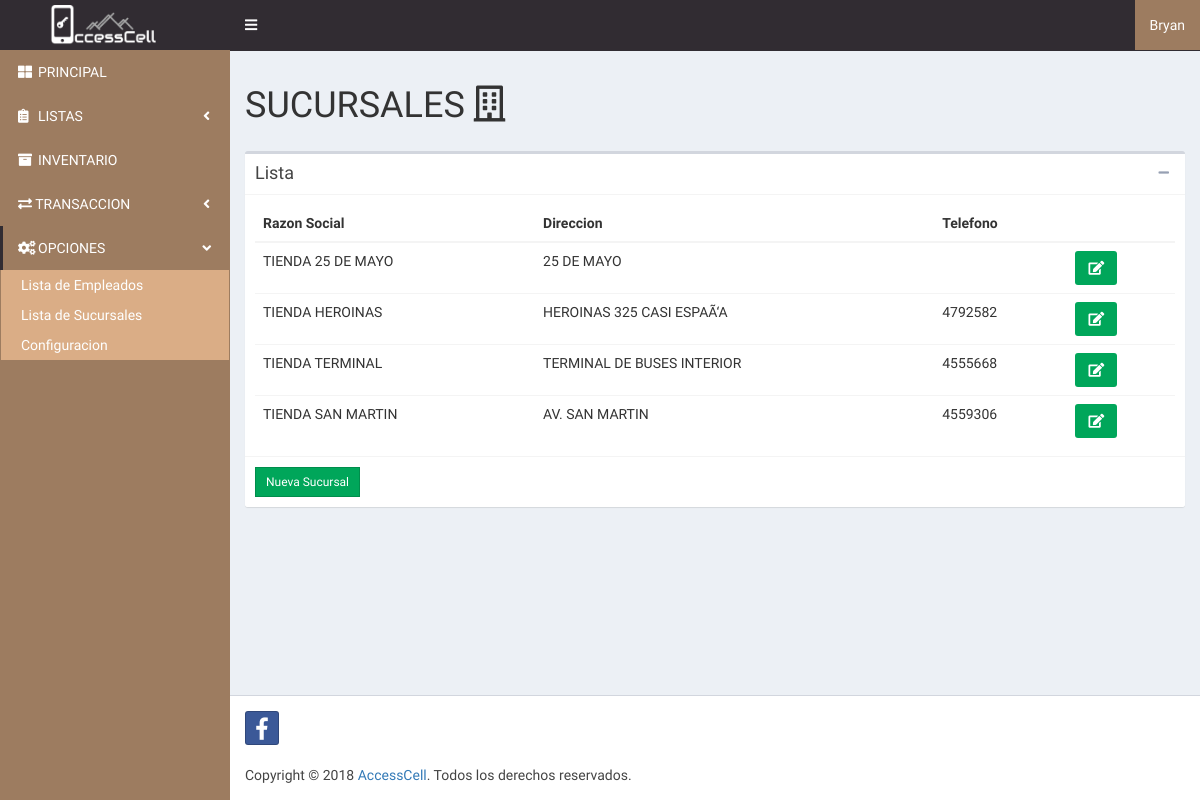
Screenshot of /admin-list-sucursales.php (signed in) with the database file from the repository.
### tables this page shows
CREATE TABLE `sucursal` (
  `idsucursal` int(11) NOT NULL,
  `razon_social` varchar(100) NOT NULL,
  `direccion` varchar(150) NOT NULL,
  `telefono` varchar(15) NOT NULL
);

### admin-list-sucursales.php (the view, shortened to what this page needs)
<!DOCTYPE html>
<html lang="es">
<head>
    <?php include_once('includes/head.php');?>
</head>
<body class="hold-transition skin-primary sidebar-mini">
    <div class="wrapper">
        <?php $page='OPCIONES'; include 'includes/admin-header.php';?>
            <?php include 'includes/admin-sidebar.php';?>
                <div class="content-wrapper">
                    <section class="content-header">
                        <div class="row">
                            <div class="col-md-11">
                                <h1>SUCURSALES <i class="far fa-building"></i></h1>
                            </div>
                        </div>
                    </section>
                    <section class="content container-fluid">
                        <div class="box">
                            <div class="box-header with-border">
                                <h3 class="box-title">Lista</h3>
                                <div class="box-tools pull-right">
                                    <button type="button" class="btn btn-box-tool" data-widget="collapse"><i class="fa fa-minus"></i>
                                    </button>
                                </div>
                            </div>
                            <div class="box-body">
                                <div class="table-responsive">
                                    <table class="table no-margin">
                                        <thead>
                                            <tr>
                                                <th>Razon Social</th>
                                                <th>Direccion</th>
                                                <th>Telefono</th>
                                                <th></th>
                                            </tr>
                                        </thead>
                                        <tbody>
                                            <?php $sql = "SELECT * FROM sucursal WHERE razon_social!='ADMINISTRACION'";
                                                $result = mysqli_query($conn,$sql);
                                                if ($result->num_rows > 0) {
                                                    while($row = $result->fetch_assoc()) {
                                                        $id = $row['idsucursal'];
                                                        echo "<tr id='$id'>";
                                                        echo "<td data-target='nombre'>".$row['razon_social']."</td>";
                                                        echo "<td data-target='direccion'>".$row['direccion']."</td>";
                                                        echo "<td data-target='telefono'>".$row['telefono']."</td>";
                                                        echo "<td><a class='btn btn-md bg-green btneditar' data-role='update' data-id='$id' title='Editar' data-toggle='modal' data-target='#modal-update-$id'><i class='fa fa-edit'></i></a></td>";
                                                        echo "</tr>";
                                                    }
                                                    } else {
                                                        echo "0 resultados";
                                                    }
                                            ?>
                                        </tbody>
                                    </table>
                                </div>
                            </div>
                            <div class="box-footer clearfix">
                                <a class="btn btn-sm btn-success btn-flat pull-left" id="btnadd" data-toggle="modal" data-target="#modal-agregar">Nueva Sucursal</a>
                            </div>
                        </div>
                    </section>
                </div>
                <?php include 'includes/admin-footer.php';?>
    </div>
</body>
</html>

### rows the page displays
sucursal: razon_social "TIENDA 25 DE MAYO", direccion "25 DE MAYO"
sucursal: razon_social "TIENDA HEROINAS", direccion "HEROINAS 325 CASI ESPAÃ‘A", telefono "4792582"
sucursal: razon_social "TIENDA TERMINAL", direccion "TERMINAL DE BUSES INTERIOR", telefono "4555668"
sucursal: razon_social "TIENDA SAN MARTIN", direccion "AV. SAN MARTIN", telefono "4559306"

### other values shown
$usernamesession= $_SESSION['username'] "Bryan"
